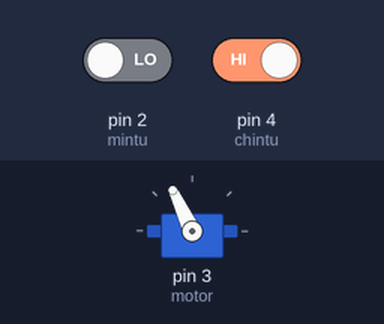
The sketch below on a simulated Arduino Uno, built with avr-gcc and run on an emulated ATmega328P. Parts: servo. Inputs (shaded band) come from the test bench; at power-on: pin 4 (chintu) HIGH, pin 2 (mintu) LOW.

Above: at 1.2 s.
1.3 s: pin 4 (chintu) driven LOW
At 2.5 s:
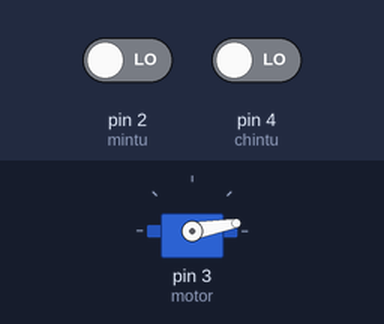
2.8 s: pin 4 (chintu) driven HIGH
At 3.8 s:
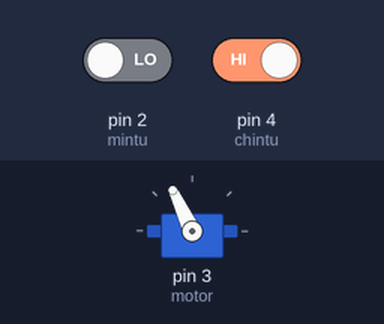
Timing chart, 0 to 5.8 s (numbered marks = the images above; inputs shaded):
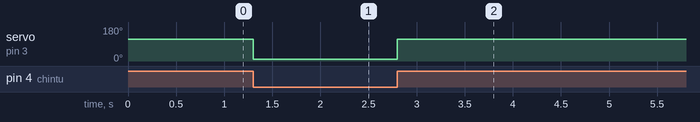

The sketch:

Smart_toll_gate.ino
```cpp
#include <Servo.h>
 int chintu = 4;
 int mintu = 2;
 Servo motor;

 void setup() {
 pinMode(chintu,INPUT);
 pinMode(mintu,INPUT);
 motor.attach(3);
 }

 void loop() {
 if (digitalRead(chintu)==LOW)
 {
   motor.write(10);
   }
 else if(digitalRead(mintu)==LOW)
 {
   motor.write(115);
   }
 }
```

Measured:
- after the input at 1.3 s, servo on pin 3 (motor): 115° → 10° at once
- after the input at 2.8 s, servo on pin 3 (motor): 10° → 115° at once
